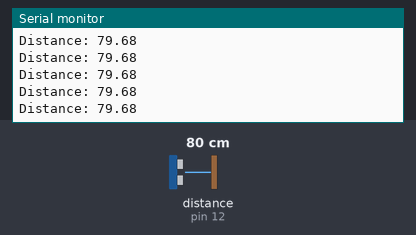
Bench run of a sketch on a simulated Arduino Uno, built with avr-gcc and run on an emulated ATmega328P. Parts: the last lines printed to the serial monitor. Wiring (inferred from the names in the program): ultrasonic range finder: trigger pin 11; echo pin 12. The test bench sets the inputs (shaded band); at power-on: distance to the obstacle (sensor on pin 12) 80 cm. The echo pulse lasts 58.3 µs per cm.

Above: at 1.2 s.
1.3 s: distance to the obstacle (sensor on pin 12) set to 120 cm
At 1.49 s:
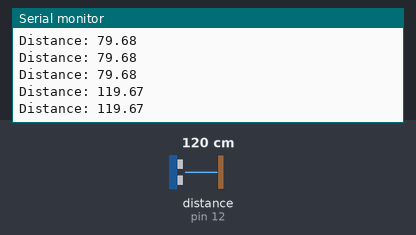
4.3 s: distance to the obstacle (sensor on pin 12) set to 2 cm
At 4.3 s:
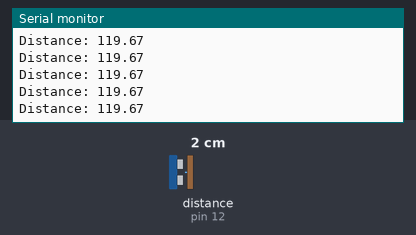
5.8 s: distance to the obstacle (sensor on pin 12) set to 299 cm
At 5.83 s:
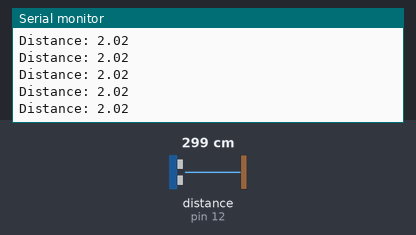
8.8 s: distance to the obstacle (sensor on pin 12) set to 250 cm
At 8.91 s:
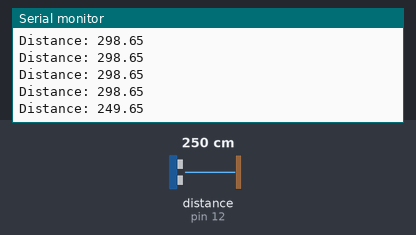
Timing chart, 0 to 11.8 s (numbered marks = the images above; inputs shaded):
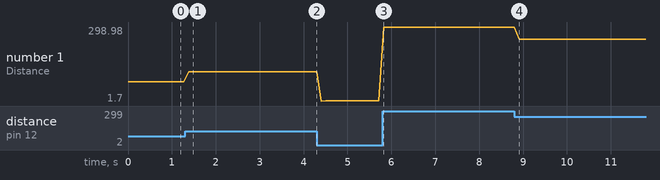

Measured:
- after the input at 1.3 s, the serial monitor: prints a new line after 0.08 s (image 1)
- after the input at 8.8 s, the serial monitor: prints a new line after 0.11 s (image 4)
- plotted number 1: 79.68 → 119.67 after the input at 1.3 s, 119.67 → 2.02 after the input at 4.3 s, 2.02 → 298.65 after the input at 5.8 s, 298.65 → 249.65 after the input at 8.8 s

The sketch:

ultrasonic_sensor.ino
```cpp
/*
  Ultrasonic Sensor

  This program interfaces with the ultrasonic sensor in order to read
  and display distance information.

  Code used from https://create.arduino.cc/projecthub/Isaac100/getting-started-with-the-hc-sr04-ultrasonic-sensor-036380

  modified 30 Jan 2018
  by Thomas Fuller
 */

const int trigPin = 11;
const int echoPin = 12;

float duration, distance;

void setup() {
  // Set up trig and echo pins, and then start Serial
  pinMode(trigPin, OUTPUT);
  pinMode(echoPin, INPUT);
  Serial.begin(9600);
}

void loop() {
  // Trigger the ultrasonic sensor to send out a pulse
  digitalWrite(trigPin, LOW);
  delayMicroseconds(2);
  digitalWrite(trigPin, HIGH);
  delayMicroseconds(10);
  digitalWrite(trigPin, LOW);

  // Read incoming pulse to the sensor
  duration = pulseIn(echoPin, HIGH);

  // Convert duration to distance and display the result
  distance = (duration*.0343)/2;
  Serial.print("Distance: ");
  Serial.println(distance);
  delay(100);
}
```
